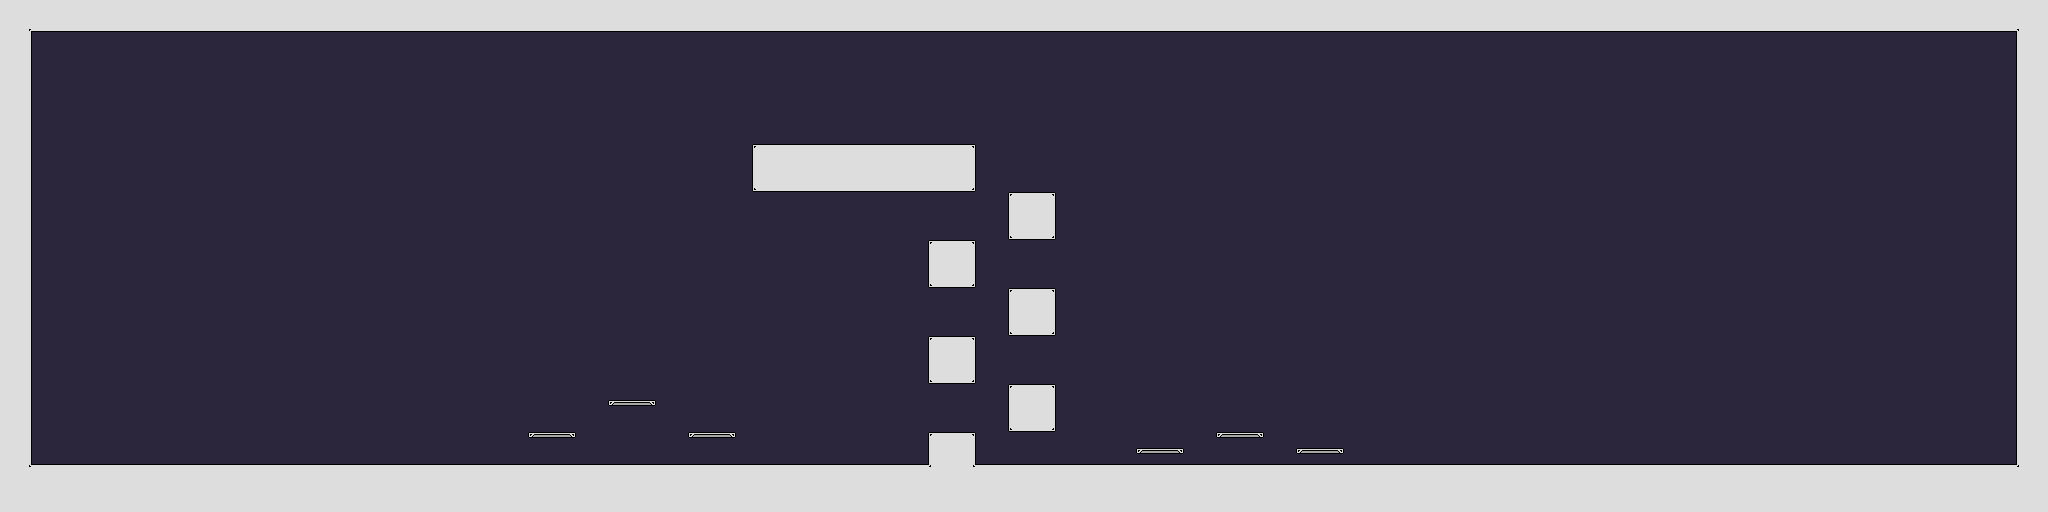

Below is a game level as drawn by its tile map, then a one-line description and the .tmx that defines it (tile-layer data replaced by summaries):
An orthogonal 128x32 tile map with 16x16 px tiles, 10 tile layers (Background, Background_Ground, Darkness, Platforms2, ...), 2 tilesets.

<map version="1.2" tiledversion="1.2.0" orientation="orthogonal" renderorder="right-down" width="128" height="32" tilewidth="16" tileheight="16" infinite="0" nextlayerid="24" nextobjectid="1">
 <tileset firstgid="1" source="../../../16bit_DeathBros/Assets/Tiled2Unity/TiledMaps/NES_16x16_cave.tsx" />
 <tileset firstgid="257" source="NES_16x16_training.tsx" />
 <layer id="14" name="Background" width="128" height="32">
  <data>[4096 cells, 4096 non-empty, 1 distinct tile ids]</data>
 </layer>
 <layer id="22" name="Background_Ground" width="128" height="32">
  <data>[4096 cells, 0 non-empty, 0 distinct tile ids]</data>
 </layer>
 <layer id="23" name="Darkness" width="128" height="32" opacity="0.4">
  <data>[4096 cells, 4096 non-empty, 1 distinct tile ids]</data>
 </layer>
 <layer id="15" name="Platforms2" width="128" height="32">
  <data>[4096 cells, 0 non-empty, 0 distinct tile ids]</data>
 </layer>
 <layer id="16" name="Platforms" width="128" height="32">
  <data>[4096 cells, 18 non-empty, 3 distinct tile ids]</data>
 </layer>
 <layer id="17" name="Ground" width="128" height="32">
  <data>[4096 cells, 841 non-empty, 13 distinct tile ids]</data>
 </layer>
 <layer id="21" name="Gras" width="128" height="32">
  <data>[4096 cells, 0 non-empty, 0 distinct tile ids]</data>
 </layer>
 <layer id="18" name="Collision" width="128" height="32" opacity="0">
  <properties>
   <property name="unity:layer" value="Collision" />
  </properties>
  <data>[4096 cells, 841 non-empty, 1 distinct tile ids]</data>
 </layer>
 <layer id="19" name="Platforms" width="128" height="32" opacity="0">
  <properties>
   <property name="unity:layer" value="Platform" />
  </properties>
  <data>[4096 cells, 18 non-empty, 1 distinct tile ids]</data>
 </layer>
 <layer id="20" name="Platforms2" width="128" height="32" opacity="0">
  <properties>
   <property name="unity:layer" value="Platform" />
  </properties>
  <data>[4096 cells, 0 non-empty, 0 distinct tile ids]</data>
 </layer>
</map>
